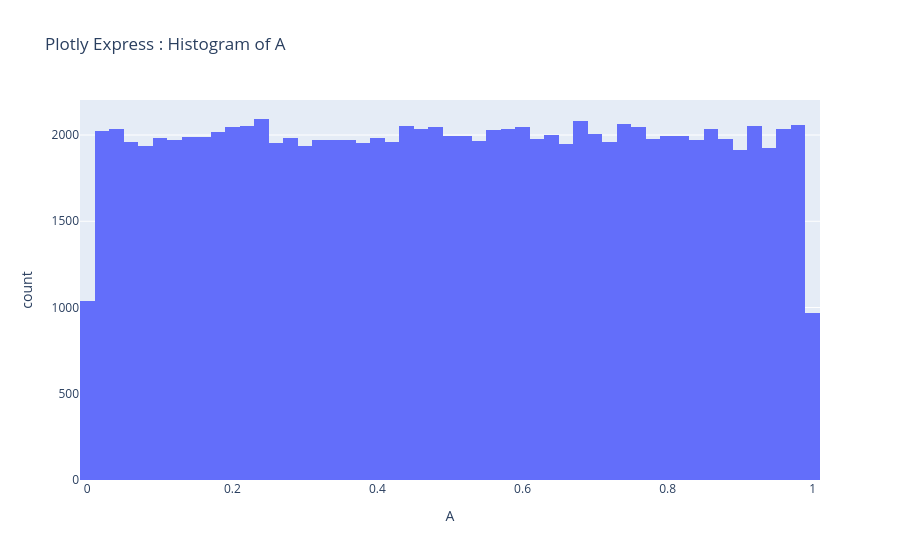

Here is the notebook cell this chart was saved with:
### Code cell
import plotly.express as px

fig = px.histogram(
    df,
    x = "A",
    nbins = 50,
    title = "Plotly Express : Histogram of A"
)

fig.show()

### Figure 1 — Plotly figure (JSON) as saved in the notebook; plotly's stock layout.template omitted (floating-point values rounded to 4 significant figures; data arrays with more than 128 entries replaced by an {"elided": "..."} marker saying what was removed)
{"data": [{"alignmentgroup": "True", "bingroup": "x", "hovertemplate": "A=%{x}<br>count=%{y}<extra></extra>", "legendgroup": "", "marker": {"color": "#636efa", "pattern": {"shape": ""}}, "name": "", "nbinsx": 50, "offsetgroup": "", "orientation": "v", "showlegend": false, "type": "histogram", "x": {"elided": "100000 float values"}, "xaxis": "x", "yaxis": "y"}], "layout": {"barmode": "relative", "legend": {"tracegroupgap": 0}, "title": {"text": "Plotly Express : Histogram of A"}, "xaxis": {"anchor": "y", "domain": [0, 1], "title": {"text": "A"}}, "yaxis": {"anchor": "x", "domain": [0, 1], "title": {"text": "count"}}}}
